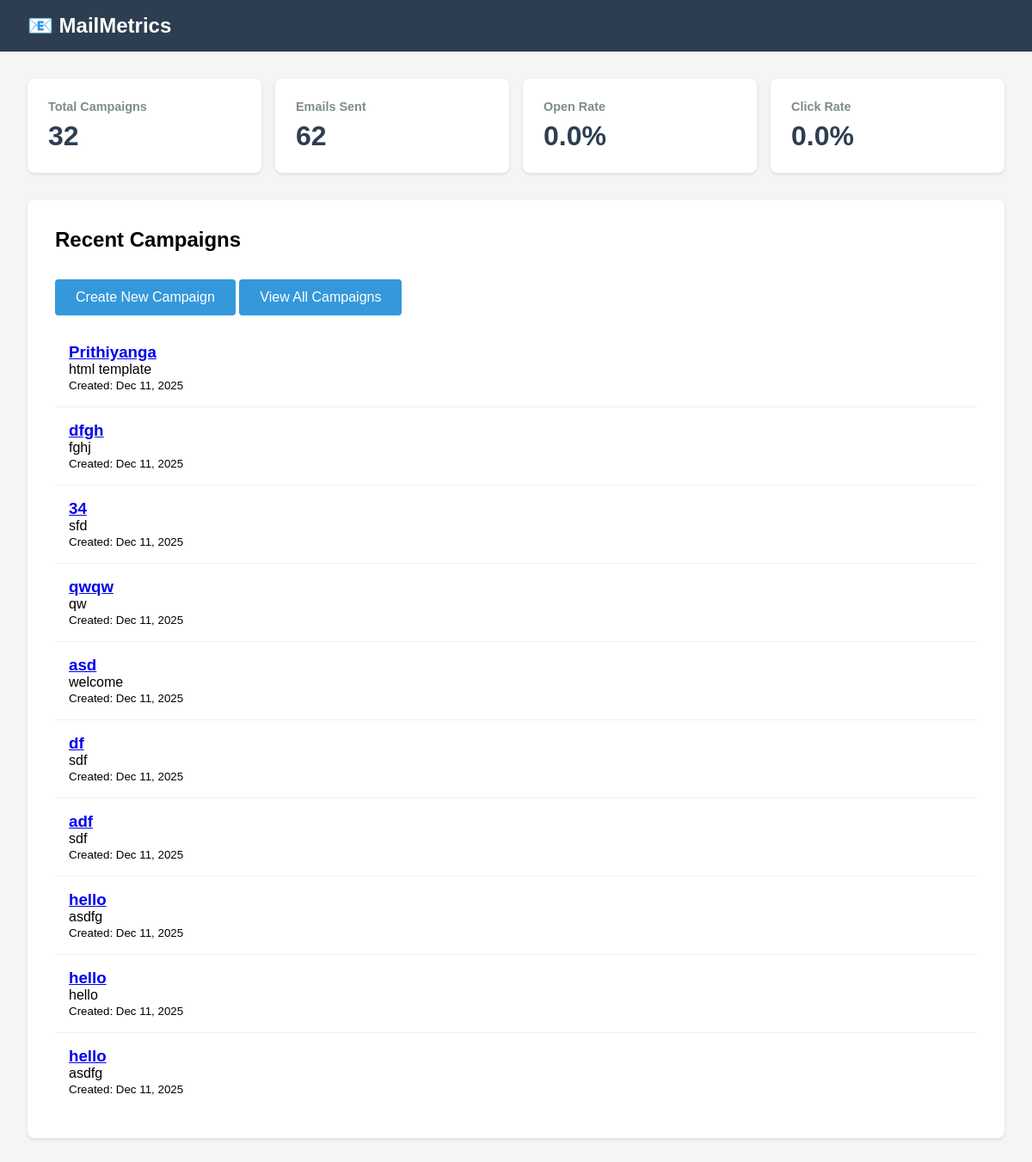
The page / on the database its author committed.
### emails/models.py (models this page shows, shortened)
class Campaign(models.Model):
    STATUS_CHOICES = [
        ("pending", "Pending"),
        ("delivered", "Delivered"),
        ("bounced", "Bounced"),
        ("opened", "Opened"),
        ("clicked", "Clicked"),
    ]
    email = models.EmailField()
    name = models.CharField(max_length=100, null=True, blank=True)
    status = models.CharField(max_length=20, choices=STATUS_CHOICES, default="pending")
    opened = models.BooleanField(default=False)
    clicked = models.BooleanField(default=False)

### emails/views.py (the view)
# urls.py: path('', views.dashboard, name='dashboard'),
def dashboard(request):
    campaigns = Campaign.objects.all()[:10]
    total_campaigns = Campaign.objects.count()
    total_emails = Email.objects.count()
    total_opened = Email.objects.filter(opened=True).count()
    total_clicked = Email.objects.filter(clicked=True).count()
    open_rate = (total_opened / total_emails * 100) if total_emails > 0 else 0
    click_rate = (total_clicked / total_emails * 100) if total_emails > 0 else 0
    context = {
        'campaigns': campaigns,
        'stats': {
            'total_campaigns': total_campaigns,
            'total_emails': total_emails,
            'total_opened': total_opened,
            'total_clicked': total_clicked,
            'open_rate': round(open_rate, 2),
            'click_rate': round(click_rate, 2),
        }
    }
    return render(request, 'dashboard.html', context)

### emails/templates/dashboard.html (shortened to what this page needs)
<!DOCTYPE html>
<html>
<head>
</head>
<body>
    <div class="navbar">
        <h1>📧 MailMetrics</h1>
    </div>
    <div class="container">
        <div class="stats">
            <div class="stat-card">
                <h3>Total Campaigns</h3>
                <div class="value">{{ stats.total_campaigns }}</div>
            </div>
            <div class="stat-card">
                <h3>Emails Sent</h3>
                <div class="value">{{ stats.total_emails }}</div>
            </div>
            <div class="stat-card">
                <h3>Open Rate</h3>
                <div class="value">{{ stats.open_rate }}%</div>
            </div>
            <div class="stat-card">
                <h3>Click Rate</h3>
                <div class="value">{{ stats.click_rate }}%</div>
            </div>
        </div>
        <div class="campaigns">
            <h2>Recent Campaigns</h2>
            <a href="{% url 'create_campaign' %}" class="btn">Create New Campaign</a>
            <a href="{% url 'campaign_list' %}" class="btn">View All Campaigns</a>
            {% for campaign in campaigns %}
            <div class="campaign-item">
                <h3><a href="{% url 'campaign_detail' campaign.pk %}">{{ campaign.name }}</a></h3>
                <p>{{ campaign.subject }}</p>
                <small>Created: {{ campaign.created_at|date:"M d, Y" }}</small>
            </div>
            {% empty %}
            <p>No campaigns yet. Create your first campaign!</p>
            {% endfor %}
        </div>
    </div>
</body>
</html>

### emails/templates/dashboard.html (style rules this page uses)
* { margin: 0; padding: 0; box-sizing: border-box; }
body { font-family: Arial, sans-serif; background: #f5f5f5; }
.navbar { background: #2c3e50; color: white; padding: 1rem 2rem; }
.navbar h1 { font-size: 1.5rem; }
.container { max-width: 1200px; margin: 2rem auto; padding: 0 2rem; }
.stats { display: grid; grid-template-columns: repeat(auto-fit, minmax(200px, 1fr)); gap: 1rem; margin-bottom: 2rem; }
.stat-card { background: white; padding: 1.5rem; border-radius: 8px; box-shadow: 0 2px 4px rgba(0,0,0,0.1); }
.stat-card h3 { color: #7f8c8d; font-size: 0.9rem; margin-bottom: 0.5rem; }
.stat-card .value { font-size: 2rem; font-weight: bold; color: #2c3e50; }
.campaigns { background: white; padding: 2rem; border-radius: 8px; box-shadow: 0 2px 4px rgba(0,0,0,0.1); }
.campaigns h2 { margin-bottom: 1rem; }
.campaign-item { padding: 1rem; border-bottom: 1px solid #ecf0f1; }
.campaign-item:last-child { border-bottom: none; }
.btn { display: inline-block; padding: 0.75rem 1.5rem; background: #3498db; color: white; text-decoration: none; border-radius: 4px; margin: 1rem 0; }

### rows shown on the page
Campaign: name "Prithiyanga", subject "html template", created_at "Dec 11, 2025"
Campaign: name "dfgh", subject "fghj", created_at "Dec 11, 2025"
Campaign: name "34", subject "sfd", created_at "Dec 11, 2025"
Campaign: name "qwqw", subject "qw", created_at "Dec 11, 2025"
Campaign: name "asd", subject "welcome", created_at "Dec 11, 2025"
Campaign: name "df", subject "sdf", created_at "Dec 11, 2025"
Campaign: name "adf", subject "sdf", created_at "Dec 11, 2025"
Campaign: name "hello", subject "asdfg", created_at "Dec 11, 2025"
Campaign: name "hello", subject "hello", created_at "Dec 11, 2025"
Campaign: name "hello", subject "asdfg", created_at "Dec 11, 2025"

### other values the page prints
{{ stats.total_campaigns }} "32"
{{ stats.total_emails }} "62"
{{ stats.open_rate }} "0.0"
{{ stats.click_rate }} "0.0"
